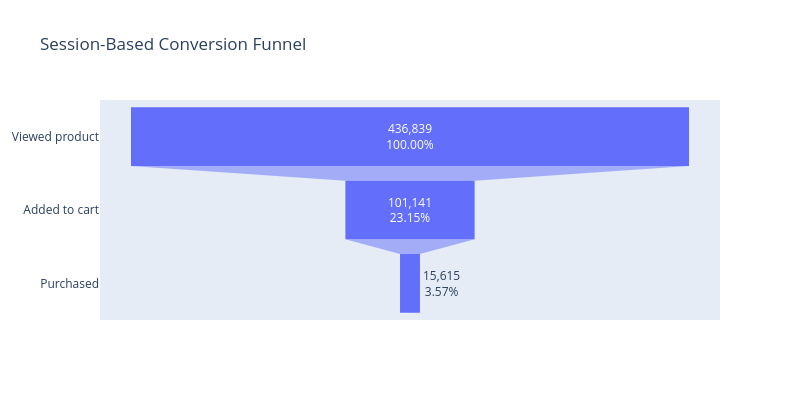

Here is the notebook cell this chart was saved with:
### Code cell
import plotly.graph_objects as go

funnel = (
    sessions[["viewed", "added_to_cart", "purchased"]]
    .sum()
    .rename({
        "viewed": "Viewed product",
        "added_to_cart": "Added to cart",
        "purchased": "Purchased"
    })
)
percentages = funnel / funnel.iloc[0] * 100

fig = go.Figure(
    go.Funnel(
        y=funnel.index,
        x=funnel.values,
        text=[
            f"{value:,.0f}<br>{pct:.2f}%"
            for value, pct in zip(funnel.values, percentages)
        ],
        textinfo="text"
    )
)

fig.update_layout(
    title="Session-Based Conversion Funnel",
    width=800,
    height=400
)

fig.write_image("../reports/graphics/session_based_conversion_funnel.png")

fig.show()

### Figure 1 — Plotly figure (JSON) as saved in the notebook; plotly's stock layout.template omitted (floating-point values rounded to 4 significant figures)
{"data": [{"text": ["436,839<br>100.00%", "101,141<br>23.15%", "15,615<br>3.57%"], "textinfo": "text", "type": "funnel", "x": [436839, 101141, 15615], "y": ["Viewed product", "Added to cart", "Purchased"]}], "layout": {"height": 400, "title": {"text": "Session-Based Conversion Funnel"}, "width": 800}}
